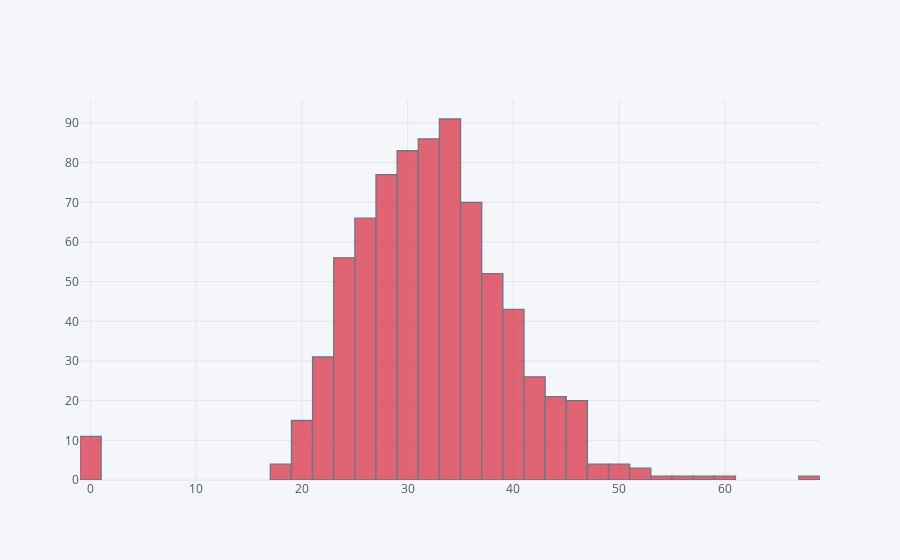

The notebook cell this image was saved under:
### Code cell
df1['BMI'].iplot(kind='hist',bins=40,color='red')

### Figure 1 — Plotly figure (JSON) as saved in the notebook; plotly's stock layout.template omitted (floating-point values rounded to 4 significant figures; data arrays with more than 128 entries replaced by an {"elided": "..."} marker saying what was removed)
{"data": [{"histfunc": "count", "histnorm": "", "marker": {"color": "rgba(219, 64, 82, 1.0)", "line": {"color": "#4D5663", "width": 1.3}}, "name": "BMI", "nbinsx": 40, "opacity": 0.8, "orientation": "v", "type": "histogram", "uid": "b5c9c60d-5a25-4101-8ffa-4c5a68bec116", "x": {"elided": "768 float values"}}], "layout": {"barmode": "overlay", "legend": {"bgcolor": "#F5F6F9", "font": {"color": "#4D5663"}}, "paper_bgcolor": "#F5F6F9", "plot_bgcolor": "#F5F6F9", "title": {"font": {"color": "#4D5663"}}, "xaxis": {"gridcolor": "#E1E5ED", "showgrid": true, "tickfont": {"color": "#4D5663"}, "title": {"font": {"color": "#4D5663"}, "text": ""}, "zerolinecolor": "#E1E5ED"}, "yaxis": {"gridcolor": "#E1E5ED", "showgrid": true, "tickfont": {"color": "#4D5663"}, "title": {"font": {"color": "#4D5663"}, "text": ""}, "zerolinecolor": "#E1E5ED"}}}
